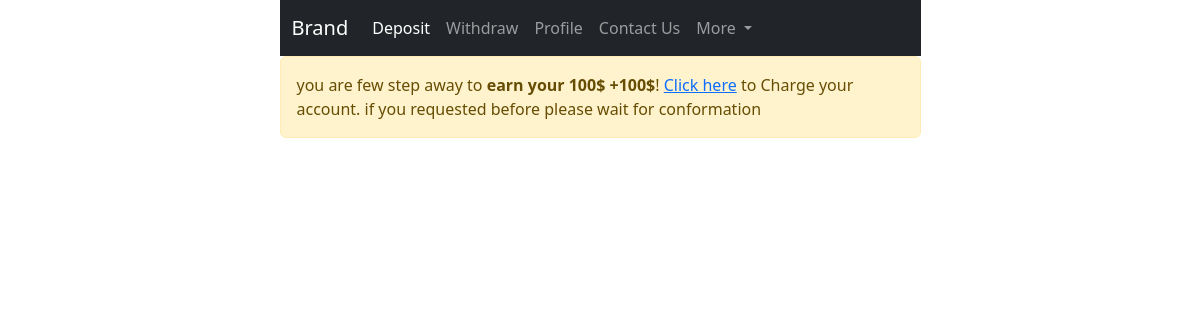
/ (signed in), run on an earlier commit of the app's database.
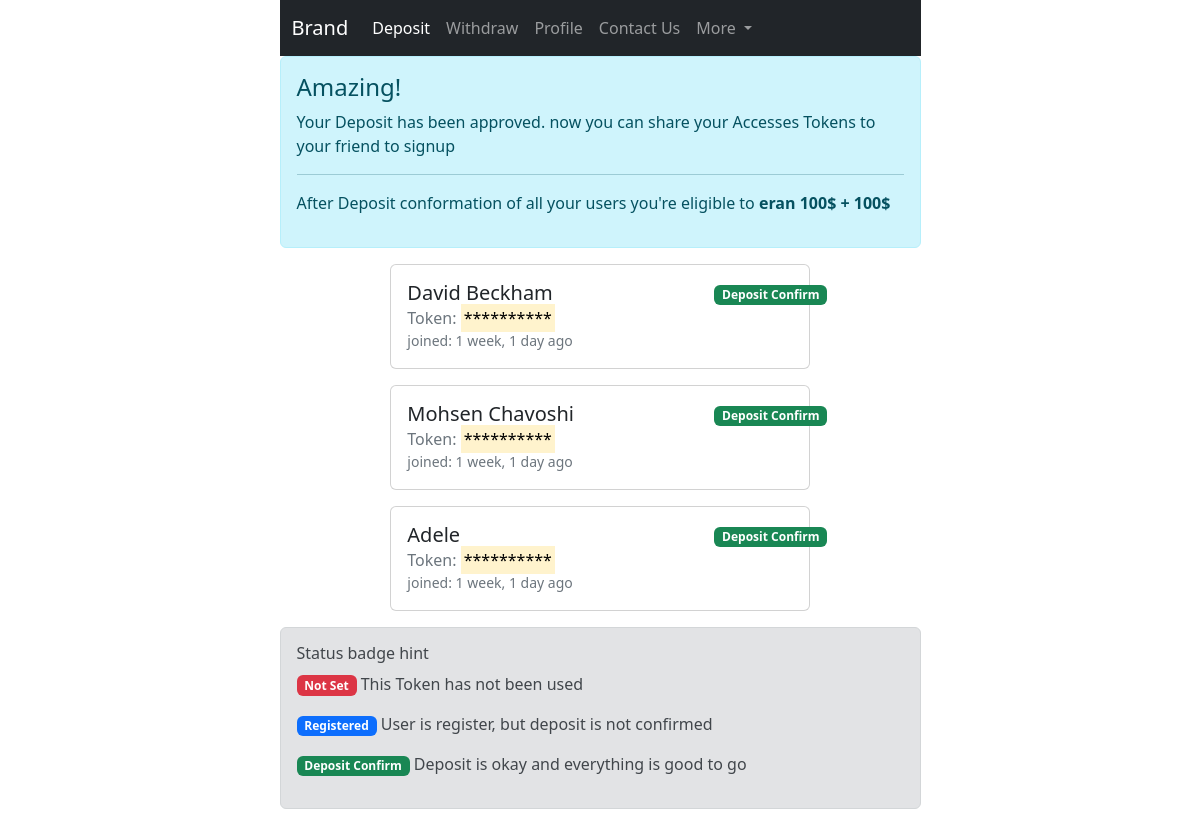
And on a later commit of the database.
### access_token/models.py (models this page shows, shortened)
class AccessToken(models.Model):
    access_token = models.CharField(max_length=128, verbose_name="Access Token", null=False, blank=False)
    representative = models.ForeignKey(User, on_delete=models.CASCADE,
                                       help_text="That user whom created this after deposit confirm",
                                       related_name='representative_id')
    user = models.ForeignKey(User, on_delete=models.CASCADE, help_text="user registered with this token", null=True,
                             blank=True)
    is_used = models.BooleanField(default=False, help_text='a user registered with this token')
    by_superuser = models.BooleanField(default=False, verbose_name='Create by admin',
                                       help_text="Super user Created this Accesses token manually")
    date = models.DateTimeField(verbose_name="Date", auto_now_add=True, null=True)
    objects = AccessTokenManager()

### users/models.py (models this page shows, shortened)
class User(AbstractBaseUser):
    email = models.EmailField(verbose_name='Email', max_length=60, unique=True)
    username = models.CharField(max_length=30, unique=True)
    fullname = models.CharField(max_length=30)
    country = CountryField(null=True)
    phone_number = PhoneNumberField(unique=True)
    date_joined = models.DateTimeField(verbose_name='Date Joined', auto_now_add=True)
    last_login = models.DateTimeField(verbose_name='Last login', auto_now=True)
    is_active = models.BooleanField(default=True)
    is_admin = models.BooleanField(default=False)
    is_staff = models.BooleanField(default=False)
    is_superuser = models.BooleanField(default=False)
    hide_email = models.BooleanField(default=True)
    objects = UserManager()
    USERNAME_FIELD = 'email'
    REQUIRED_FIELDS = ['username', ]
    def __str__(self):
        return self.email

### scam/views.py (the view)
# urls.py: path('', index, name='home'),
@login_required(login_url='/login')
def index(request):
    access_tokens = AccessToken.objects.filter(representative=request.user, by_superuser=False)
    is_deposit_exist_approved = Deposit.objects.check_deposit(request.user)
    is_withdraw_approved = Withdraw.objects.is_withdraw_approved(request.user)
    withdraw_approved_hash = Withdraw.objects.withdraw_approved_hash(request.user)
    context = {
        'access_tokens': access_tokens,
        'is_deposit_exist_approved': is_deposit_exist_approved,
        'is_withdraw_approved': is_withdraw_approved,
        'withdraw_approved_hash': withdraw_approved_hash,
    }
    return render(request, 'index.html', context)

### financial/models.py (called while the page is built)
    def is_withdraw_approved(self, user):
        withdraw_list = Withdraw.objects.filter(user__email=user)
        for withdraw in withdraw_list:
            if withdraw.is_approved:
                return True
        return False

    def withdraw_approved_hash(self, user):
        withdraw_list = Withdraw.objects.filter(user__email=user)
        for withdraw in withdraw_list:
            if withdraw.is_approved:
                return withdraw.hash
        return False

    def check_deposit(self, user):
        deposit_list = Deposit.objects.filter(user__email=user)
        for deposit in deposit_list:
            if deposit.is_approved:
                return True
        return False

### financial/templatetags/financial_tags.py (called while the page is built)
@register.filter(name='deposit_check')
def deposit_check(user):
    deposit_list = Deposit.objects.filter(user__email=user)
    for deposit in deposit_list:
        if deposit.is_approved:
            return True
    return False

### templates/index.html (shortened to what the changed rows need)
{% extends 'shared/base.html' %}
{% load static %}
{% load financial_tags %}
{% block content %}
    {% if is_withdraw_approved %}
        <div class="alert alert-dark" role="alert">
            <h4 class="alert-heading">You are Rich now!</h4>
            <p>We Transfer <strong>100$ + 100$</strong> to your wallet ID and the hash is <a
                    href="https://tronscan.org/#/transaction/{{ withdraw_approved_hash }}"
                    target="_blank">{{ withdraw_approved_hash }}</a>.</p>
            <hr>
            <p class="mb-0">
                The sequence has been complete, this account is not usable no more.
            </p>
        </div>
    {% elif is_deposit_exist_approved %}
        <div class="alert alert-info" role="alert">
            <h4 class="alert-heading">Amazing!</h4>
            <p>Your Deposit has been approved. now you can share your Accesses Tokens to your friend to signup</p>
            <hr>
            <p>After Deposit conformation of all your users you're eligible to <strong>eran
                100$ + 100$</strong>
            </p>
        </div>
        {% for access_token in access_tokens %}
            <div class="row">
            <div class="col-md-2"></div>
            <div class="col-lg-8">
                <div class="card mb-3" style="max-width: 540px;">
                    <div class="row g-0">
                        <div class="card-body">
                            <div class="row">
                                <div class="col-9">
                                    {% if access_token.user is None %}
                                        <h5 class="card-title">*********</h5>
                                    {% else %}
                                        <h5 class="card-title">{{ access_token.user.fullname }}</h5>
                                    {% endif %}
                                </div>
                                {% if access_token.user is None %}
                                    <div class="col-3 text-right"><span class="badge bg-danger">Not Set</span>
                                    </div>
                                {% else %}
                                    {% if access_token.user|deposit_check %}
                                        <div class="col-3 text-right">
                                        <span class="badge bg-success">Deposit Confirm</span>
                                    {% else %}
                                        <div class="col-3 text-right">
                                        <span class="badge bg-primary">Registered</span>
                                    {% endif %}
                                </div>
                                {% endif %}
                                </div>
                                <h6 class="card-subtitle text-muted">Token:
                                    {% if access_token.user|deposit_check %}
                                        <mark>**********</mark>
                                    {% else %}
                                        <mark>{{ access_token.access_token }}</mark>
                                    {% endif %}
                                </h6>
                                {% if access_token.user.date_joined %}
                                    <p class="card-text"><small class="text-muted">
                                        joined: {{ access_token.user.date_joined|timesince }} ago</small>
                                    </p>
                                {% endif %}
                            </div>
                        </div>
                    </div>
                </div>
                <div class="col-md-2"></div>
            </div>
        {% endfor %}
        <div class="alert alert-secondary">
            <h6 class="alert-heading">Status badge hint</h6>
            <p><span class="badge bg-danger">Not Set</span> This Token has not been used</p>
            <p><span class="badge bg-primary">Registered</span> User is register, but deposit is not confirmed</p>
            <p><span class="badge bg-success">Deposit Confirm</span> Deposit is okay and everything is good to go</p>
        </div>
    {% else %}
        <div class="alert alert-warning">
            you are few step away to <strong>earn your 100$ +100$</strong>!
            <a href="{% url 'financial:deposit' %}">Click here</a> to Charge your account.
            if you requested before please wait for conformation
        </div>
    {% endif %}
<div class="text-center">
</div>
<br>
{% endblock %}

What changed in the data, as far as the page shows it:
now on this page (row edited): AccessToken: user.fullname "David Beckham", shows "Deposit Confirm", user.date_joined "1 week, 1 day"
now on this page (row edited): AccessToken: user.fullname "Mohsen Chavoshi", shows "Deposit Confirm", user.date_joined "1 week, 1 day"
now on this page (row edited): AccessToken: user.fullname "Adele", shows "Deposit Confirm", user.date_joined "1 week, 1 day"
Also different on the page:
text no longer shown: "you are few step away to earn your 100$ +100$ ! Click here to Charge your account. if you requested before please wait for conformation"
text now shown: "Amazing! Your Deposit has been approved. now you can share your Accesses Tokens to your friend to signup After Deposit conformation of all your users you're eligible to eran 100$ + 100$ Status badge hint Not Set This Token has not been used Registered User is register, but deposit is not confirmed Deposit Confirm Deposit is okay and everything is good to go"
